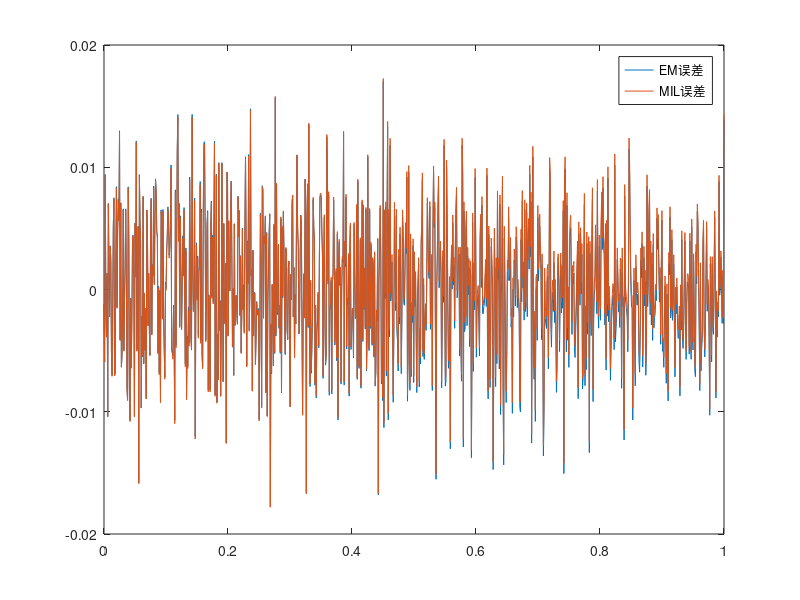

Recreate this plot in MATLAB.
mu = 0.1;
sigma = 0.2;
s0 = 1;
num = 1000;
long = 1;
rng(123); % 给定一个随机种子，使每次模拟生成的随机数相同
dt = 0.001;

S = zeros(4, num);
S(1,:) = linspace(0, long, num);
S(2:4, 1) = s0; % 初始化S的第二、三、四行的第一个元素

dWt = sqrt(dt) * randn(num, 1);
Wt = cumsum(dWt);

S(2,:) = s0 * exp((mu - 0.5 * sigma^2) * S(1,:) + sigma * Wt.'); % 真实解

for i = 1:num-1
    S(3, i+1) = S(3, i) + mu * S(3, i) * dt + sigma * S(3, i) * dWt(i); % EM方法的解
end

dWt1 = dWt.^2 - dt;
for i = 1:num-1
    S(4, i+1) = S(4, i) + mu * S(4, i) * dt + sigma * S(4, i) * dWt(i) + 0.5 * sigma^2 * S(4, i) * dWt1(i); % Milstein方法的解
end

% 画图对比
% figure(1);
% title('几何布朗运动');
% xlabel('t');
% ylabel('S(t)');
% hold on;
% plot(S(1, 1:1000), S(3, 1:1000), 'r--', 'LineWidth', 1);
% plot(S(1, 1:1000), S(4, 1:1000), 'g--', 'LineWidth', 1);
% plot(S(1, 1:1000), S(2, 1:1000), 'b', 'LineWidth', 1);
% legend('EM', 'MIL', 'True');
% hold off;
% grid on;

% error数组第一行为时间，第二行为em误差，第三行为Mil误差
error = zeros(3, num);
error(1,:) = S(1,:);
error(2,:) = S(3,:) - S(2,:);
error(3,:) = S(4,:) - S(2,:);

% 绘制误差图
figure(2);
xlabel('t');
ylabel('误差');
plot(error(1,:), error(2,:));
hold on
plot(error(1,:), error(3,:));
legend('EM误差', 'MIL误差');


% 计算并输出均方误差
error_EM = mean(error(2,:).^2);
error_MIL = mean(error(3,:).^2);
fprintf('Euler-Maruyama方法的均方误差为：%f\n', error_EM);
fprintf('Milstein方法的均方误差为：%f\n', error_MIL);